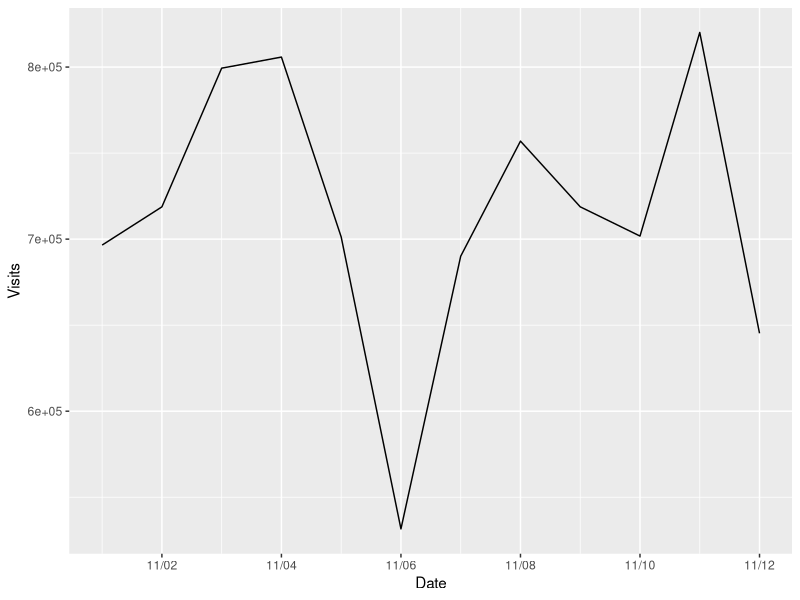

The R source for this figure:
as.Date("2014-01-27") - as.Date("2003-10-01")
a <- as.POSIXlt("2014-02-28 02:08:10")
names(unclass(as.POSIXlt("2009-10-04")))
a
a$mday <- a$mday - 6
a$mday
a$yday
a
born <- as.POSIXlt("2003-10-01")
wborn <- as.POSIXlt("2006-03-13")
n <- as.POSIXlt(Sys.Date())
born
Sys.time()
Sys.Date()
paste("Thomas is ", (n$year - born$year) + (n$mon - born$mon) / 12, " years old (to the nearest month).")
paste("Thomas is ", (n$year - born$year) + (n$mon - born$mon) / 12 + (n$mday - born$mday) / 365, " years old (to the nearest day).")
paste("Walden is ", (n$year - wborn$year) + (n$yday - wborn$yday) / 365, " years old (to the nearest day).")

library(ggplot2); library(plyr); library(scales)
# if you are ever missing a package, start R as root (i.e. sudo R) and use install.packages("packagename") to get it
Lines <- "Date            Visits\n
    11/1/2010   696537\n    11/2/2010   718748\n    11/3/2010   799355\n    11/4/2010   805800\n
    11/5/2010   701262\n    11/6/2010   531579\n    11/7/2010   690068\n    11/8/2010   756947\n
    11/9/2010   718757\n    11/10/2010  701768\n    11/11/2010  820113\n    11/12/2010  645259"
dm <- read.table(textConnection(Lines), header = TRUE)
dm <- mutate(dm, Date = as.Date(dm$Date, "%m/%d/%Y"))
g <- ggplot(data = dm, aes(Date, Visits)) + geom_line()
g <- g + scale_x_date(labels = date_format("%m/%d"))
#scale_x_date(labels = date_format("%W"), breaks = date_breaks("week"))
g
cat("great examples here:  http://docs.ggplot2.org/current/scale_date.html")
